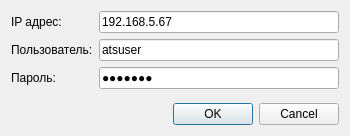
<?xml version="1.0" encoding="UTF-8"?>
<ui version="4.0">
 <class>qsshlogindialog</class>
 <widget class="QDialog" name="qsshlogindialog">
  <property name="windowModality">
   <enum>Qt::WindowModal</enum>
  </property>
  <property name="geometry">
   <rect>
    <x>0</x>
    <y>0</y>
    <width>350</width>
    <height>136</height>
   </rect>
  </property>
  <property name="windowTitle">
   <string>подключение</string>
  </property>
  <property name="windowIcon">
   <iconset>
    <normaloff>:/resources/wav-sound.png</normaloff>:/resources/wav-sound.png</iconset>
  </property>
  <property name="modal">
   <bool>false</bool>
  </property>
  <layout class="QVBoxLayout" name="verticalLayout">
   <item>
    <layout class="QFormLayout" name="formLayout">
     <item row="0" column="0">
      <widget class="QLabel" name="lblIP">
       <property name="text">
        <string>IP адрес:</string>
       </property>
      </widget>
     </item>
     <item row="0" column="1">
      <widget class="QLineEdit" name="lineEditIP">
       <property name="inputMethodHints">
        <set>Qt::ImhFormattedNumbersOnly</set>
       </property>
       <property name="inputMask">
        <string/>
       </property>
       <property name="text">
        <string>192.168.5.67</string>
       </property>
      </widget>
     </item>
     <item row="1" column="0">
      <widget class="QLabel" name="lblUser">
       <property name="text">
        <string>Пользователь:</string>
       </property>
      </widget>
     </item>
     <item row="1" column="1">
      <widget class="QLineEdit" name="lineEditUser">
       <property name="text">
        <string>atsuser</string>
       </property>
      </widget>
     </item>
     <item row="2" column="0">
      <widget class="QLabel" name="lblPassword">
       <property name="text">
        <string>Пароль:</string>
       </property>
      </widget>
     </item>
     <item row="2" column="1">
      <widget class="QLineEdit" name="lineEditPassword">
       <property name="inputMethodHints">
        <set>Qt::ImhHiddenText|Qt::ImhNoAutoUppercase|Qt::ImhNoPredictiveText|Qt::ImhSensitiveData</set>
       </property>
       <property name="text">
        <string>atsuser</string>
       </property>
       <property name="echoMode">
        <enum>QLineEdit::Password</enum>
       </property>
      </widget>
     </item>
    </layout>
   </item>
   <item>
    <widget class="QDialogButtonBox" name="buttonBox">
     <property name="orientation">
      <enum>Qt::Horizontal</enum>
     </property>
     <property name="standardButtons">
      <set>QDialogButtonBox::Cancel|QDialogButtonBox::Ok</set>
     </property>
    </widget>
   </item>
  </layout>
 </widget>
 <resources/>
 <connections>
  <connection>
   <sender>buttonBox</sender>
   <signal>accepted()</signal>
   <receiver>qsshlogindialog</receiver>
   <slot>accept()</slot>
   <hints>
    <hint type="sourcelabel">
     <x>248</x>
     <y>254</y>
    </hint>
    <hint type="destinationlabel">
     <x>157</x>
     <y>274</y>
    </hint>
   </hints>
  </connection>
  <connection>
   <sender>buttonBox</sender>
   <signal>rejected()</signal>
   <receiver>qsshlogindialog</receiver>
   <slot>reject()</slot>
   <hints>
    <hint type="sourcelabel">
     <x>316</x>
     <y>260</y>
    </hint>
    <hint type="destinationlabel">
     <x>286</x>
     <y>274</y>
    </hint>
   </hints>
  </connection>
 </connections>
</ui>
